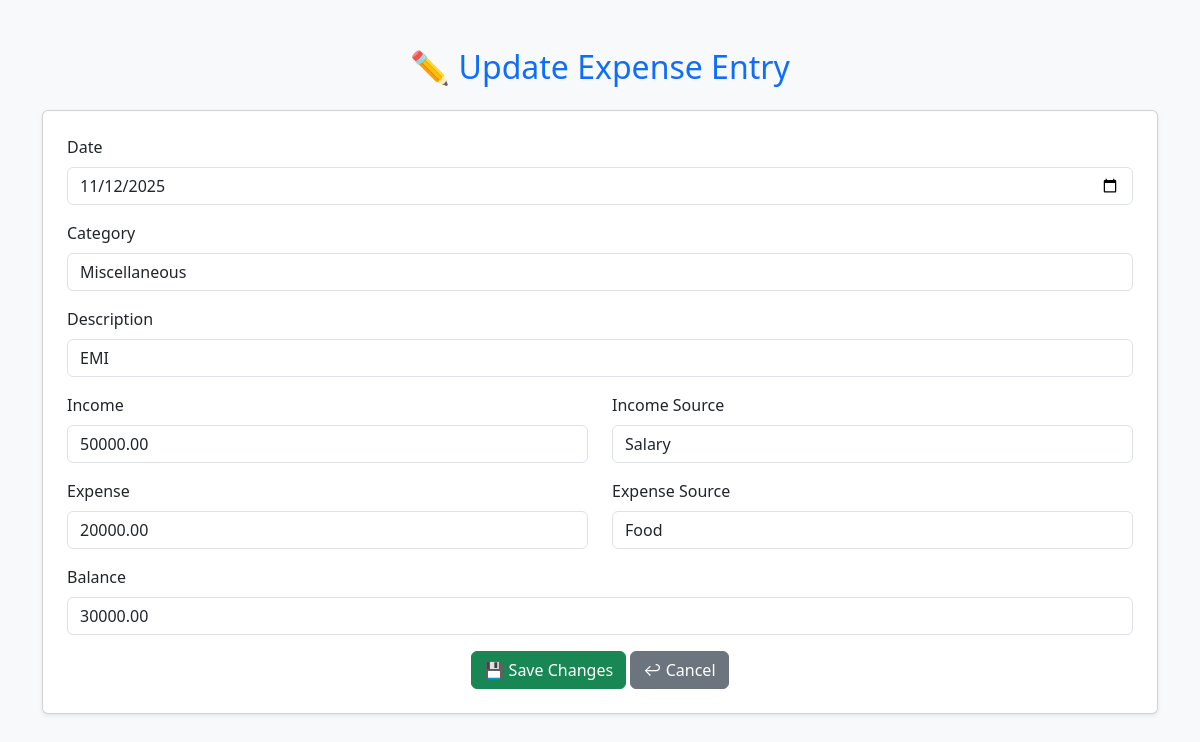
The page /updateexpense/4 on the database its author committed.
### expensetrackerapp/models.py (models this page shows, shortened)
class ExpenseEntry(models.Model):
    date = models.DateField()
    category = models.CharField(max_length=100)
    description = models.TextField(blank=True)
    income = models.DecimalField(max_digits=10, decimal_places=2, default=0)
    expense = models.DecimalField(max_digits=10, decimal_places=2, default=0)
    income_source = models.CharField(max_length=100, blank=True, null=True)
    expense_source = models.CharField(max_length=100, blank=True, null=True)
    balance = models.DecimalField(max_digits=10, decimal_places=2, default=0)
    bill_pdf = models.FileField(upload_to='bills/', blank=True, null=True)

### expensetrackerapp/views.py (the view, shortened to what this page needs)
# urls.py: path('updateexpense/<int:id>',views.update_expense,name='updateexpense'),
def update_expense(request, id):
    entry = get_object_or_404(ExpenseEntry, id=id)
    return render(request, 'update.html', {'entry': entry})

### templates/update.html (shortened to what this page needs)
<!DOCTYPE html>
<html lang="en">
<head>
    <link href="https://cdn.jsdelivr.net/npm/bootstrap@5.3.8/dist/css/bootstrap.min.css" rel="stylesheet">
</head>
<body class="bg-light">
<div class="container mt-5">
    <h2 class="text-center mb-4 text-primary">✏️ Update Expense Entry</h2>
    <form method="post" class="card p-4 shadow-sm">
        <div class="mb-3">
            <label class="form-label">Date</label>
            <input type="date" name="Date" class="form-control" value="{{ entry.date|date:'Y-m-d' }}" required>
        </div>
        <div class="mb-3">
            <label class="form-label">Category</label>
            <input type="text" name="Category" class="form-control" value="{{ entry.category }}" required>
        </div>
        <div class="mb-3">
            <label class="form-label">Description</label>
            <input type="text" name="Description" class="form-control" value="{{ entry.description }}">
        </div>
        <div class="row">
            <div class="col-md-6 mb-3">
                <label class="form-label">Income</label>
                <input type="number" step="0.01" name="income" class="form-control" value="{{ entry.income }}">
            </div>
            <div class="col-md-6 mb-3">
                <label class="form-label">Income Source</label>
                <input type="text" name="income_source" class="form-control" value="{{ entry.income_source }}">
            </div>
        </div>
        <div class="row">
            <div class="col-md-6 mb-3">
                <label class="form-label">Expense</label>
                <input type="number" step="0.01" name="Expense" class="form-control" value="{{ entry.expense }}">
            </div>
            <div class="col-md-6 mb-3">
                <label class="form-label">Expense Source</label>
                <input type="text" name="expense_source" class="form-control" value="{{ entry.expense_source }}">
            </div>
        </div>
        <div class="mb-3">
            <label class="form-label">Balance</label>
            <input type="number" step="0.01" name="Balance" class="form-control" value="{{ entry.balance }}">
        </div>
        <div class="text-center">
            <button type="submit" class="btn btn-success">💾 Save Changes</button>
            <a href="{% url 'homepage2' %}" class="btn btn-secondary">↩ Cancel</a>
        </div>
    </form>
</div>
</body>
</html>

### rows shown on the page
ExpenseEntry: Date "11/12/2025", Category "Miscellaneous", Description "EMI", income "50000.00", income_source "Salary", Expense "20000.00", expense_source "Food", Balance "30000.00"
